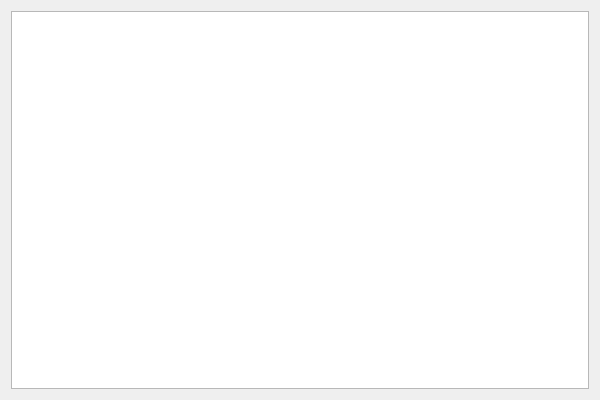
<?xml version="1.0" encoding="UTF-8"?>
<ui version="4.0">
 <class>ChartDialog</class>
 <widget class="QDialog" name="ChartDialog">
  <property name="geometry">
   <rect>
    <x>0</x>
    <y>0</y>
    <width>600</width>  <height>400</height> </rect>
  </property>
  <property name="minimumSize">
   <size>
    <width>600</width>  <height>400</height> </size>
  </property>
  <property name="windowTitle">
   <string>Client Analysis by Domain</string>
  </property>
  <layout class="QVBoxLayout" name="verticalLayout"> <item>
    <widget class="QChartView" name="chartView">
     <property name="renderHints">
      <set>QPainter::Antialiasing</set> </property>
    </widget>
   </item>
  </layout>
 </widget>
 <customwidgets>
  <customwidget>
   <class>QChartView</class>
   <extends>QGraphicsView</extends> <header>QtCharts/QChartView</header> </customwidget>
 </customwidgets>
 <resources/>
 <connections/>
</ui>
